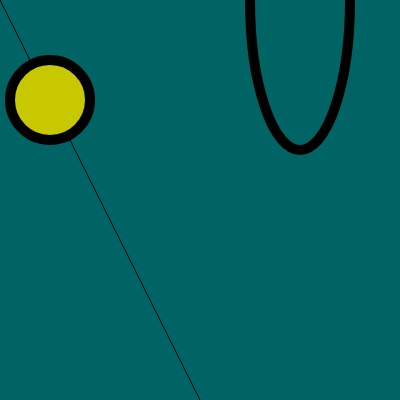
Frame 1 (no input)
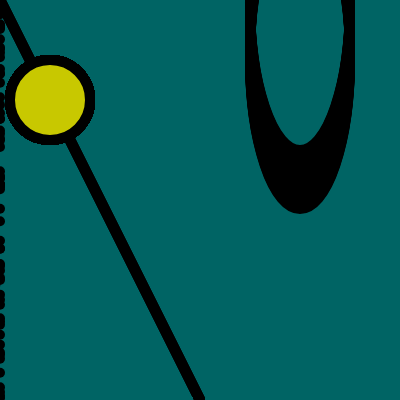
Frame 60 (no input)
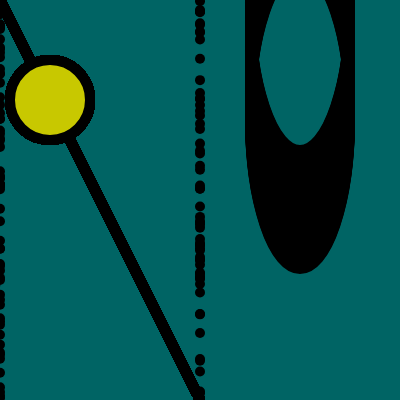
Frame 120 (the mouse pressed at the canvas centre since frame 60)

The p5.js sketch that drew these frames (run headless with seeded random() and noise() and a simulated clock; from frame 60 on, the mouse is pressed at the canvas centre):

// p5.js sketch
// ── sketch.js
var move = 0;

function setup(){
  createCanvas(400,400);
  background(0,100,100);
}

function draw() {
  fill(200,200,0);
  point(mouseX,random(0,400));
  line(0,0,200,400);
  strokeWeight(10);
  ellipse(50, 100, 80, 80);
  noFill();
  ellipse(300, move, 100, 300, 0);

  move = move + 1;
}
